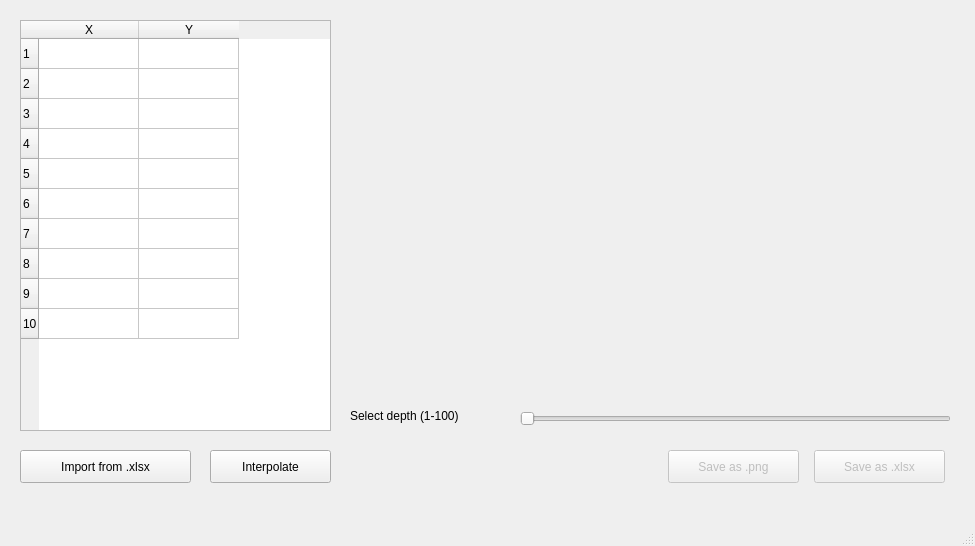
<?xml version="1.0" encoding="UTF-8"?>
<ui version="4.0">
 <class>HomeWindow</class>
 <widget class="QMainWindow" name="HomeWindow">
  <property name="geometry">
   <rect>
    <x>0</x>
    <y>0</y>
    <width>975</width>
    <height>546</height>
   </rect>
  </property>
  <property name="windowTitle">
   <string>Home</string>
  </property>
  <widget class="QWidget" name="centralwidget">
   <widget class="QLabel" name="depthLabel">
    <property name="geometry">
     <rect>
      <x>350</x>
      <y>400</y>
      <width>171</width>
      <height>31</height>
     </rect>
    </property>
    <property name="text">
     <string>Select depth (1-100)</string>
    </property>
    <property name="alignment">
     <set>Qt::AlignmentFlag::AlignLeading|Qt::AlignmentFlag::AlignLeft|Qt::AlignmentFlag::AlignVCenter</set>
    </property>
   </widget>
   <widget class="QPushButton" name="interpolateButton">
    <property name="geometry">
     <rect>
      <x>210</x>
      <y>450</y>
      <width>121</width>
      <height>33</height>
     </rect>
    </property>
    <property name="text">
     <string>Interpolate</string>
    </property>
   </widget>
   <widget class="QPushButton" name="saveXLSXButton">
    <property name="enabled">
     <bool>false</bool>
    </property>
    <property name="geometry">
     <rect>
      <x>814</x>
      <y>450</y>
      <width>131</width>
      <height>33</height>
     </rect>
    </property>
    <property name="text">
     <string>Save as .xlsx</string>
    </property>
   </widget>
   <widget class="QTableWidget" name="inputTable">
    <property name="geometry">
     <rect>
      <x>20</x>
      <y>20</y>
      <width>311</width>
      <height>411</height>
     </rect>
    </property>
    <row/>
    <row/>
    <row/>
    <row/>
    <row/>
    <row/>
    <row/>
    <row/>
    <row/>
    <row/>
    <column>
     <property name="text">
      <string>X</string>
     </property>
    </column>
    <column>
     <property name="text">
      <string>Y</string>
     </property>
    </column>
   </widget>
   <widget class="QPushButton" name="saveGraphButton">
    <property name="enabled">
     <bool>false</bool>
    </property>
    <property name="geometry">
     <rect>
      <x>668</x>
      <y>450</y>
      <width>131</width>
      <height>33</height>
     </rect>
    </property>
    <property name="text">
     <string>Save as .png</string>
    </property>
   </widget>
   <widget class="QPushButton" name="loadXLSXButton">
    <property name="geometry">
     <rect>
      <x>20</x>
      <y>450</y>
      <width>171</width>
      <height>33</height>
     </rect>
    </property>
    <property name="text">
     <string>Import from .xlsx</string>
    </property>
   </widget>
   <widget class="QSlider" name="depthSlider">
    <property name="geometry">
     <rect>
      <x>520</x>
      <y>410</y>
      <width>431</width>
      <height>18</height>
     </rect>
    </property>
    <property name="orientation">
     <enum>Qt::Orientation::Horizontal</enum>
    </property>
   </widget>
  </widget>
  <widget class="QMenuBar" name="menubar">
   <property name="geometry">
    <rect>
     <x>0</x>
     <y>0</y>
     <width>975</width>
     <height>29</height>
    </rect>
   </property>
  </widget>
  <widget class="QStatusBar" name="statusbar"/>
 </widget>
 <resources/>
 <connections/>
</ui>
